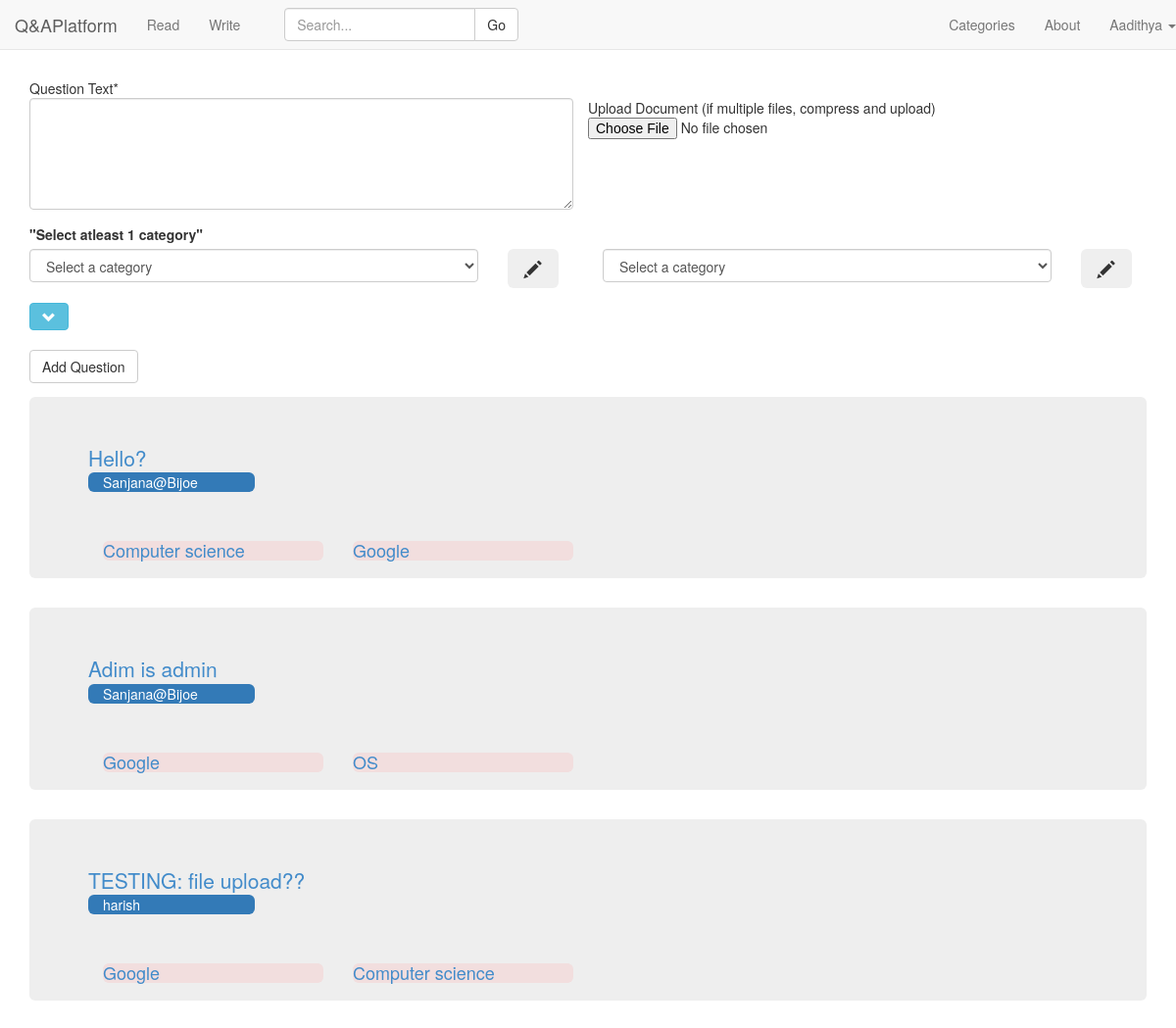
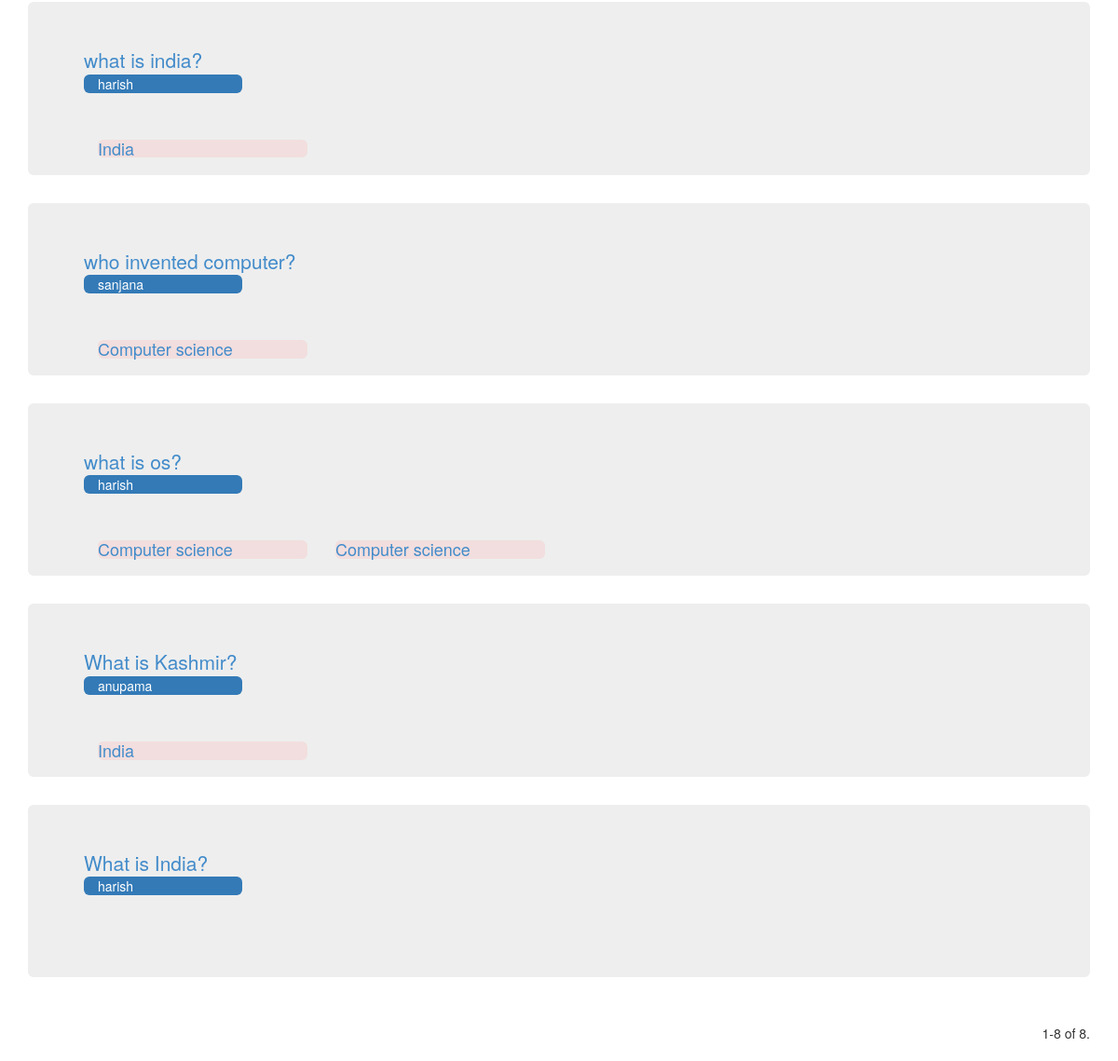
Before: /write/ (signed in) with the older database file (2 pictures, top to bottom).
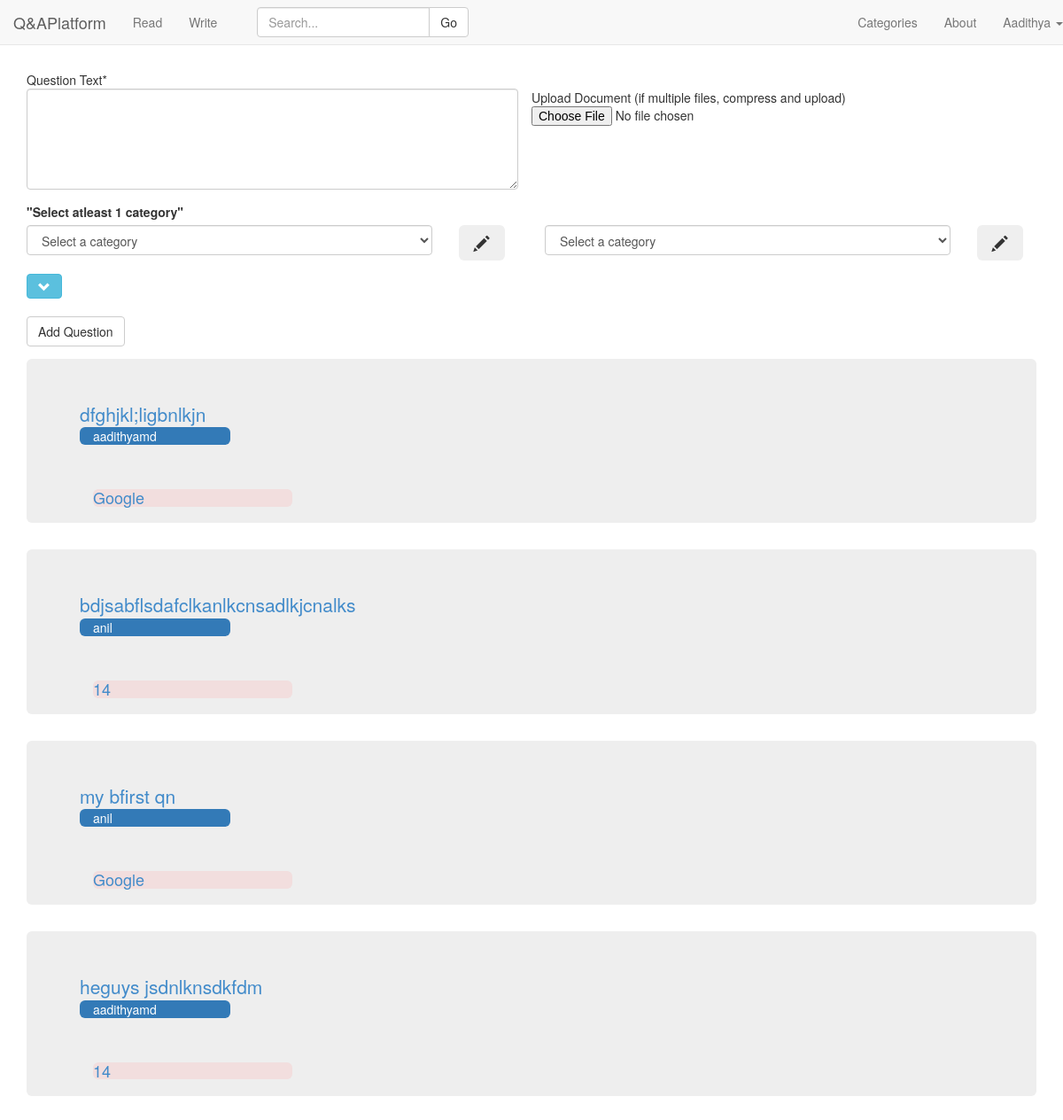
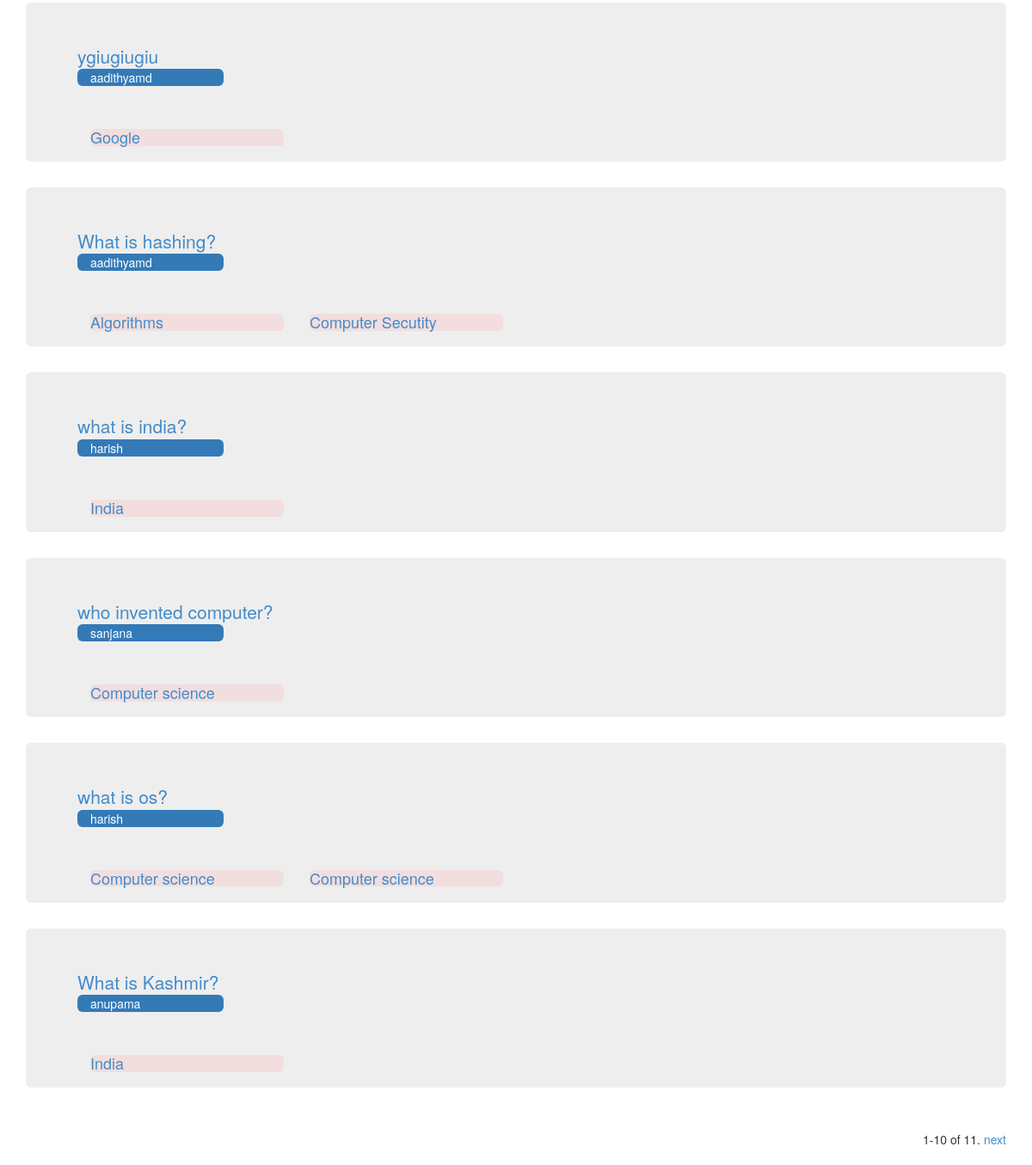
After: the same page with the newer database file (2 pictures, top to bottom).
### QA/models.py (models this page shows, shortened)
class Question(models.Model):
	question_text = models.TextField(blank=False,null=True)
	follow = models.IntegerField(default=0)
	author = models.ForeignKey(Customuser)
	upload = models.FileField(upload_to='uploads/%Y/%m/%d/',blank=True,null=True) #if null is true then NULL is set if no value
	timestamp = models.DateTimeField(auto_now_add=True, auto_now=False)# but in forms, set blank=True,form can be left.
	updated = models.DateTimeField(auto_now_add=False, auto_now=True)
	category1 = models.ForeignKey(Categories,blank=True,null=True,related_name='category1')
	category2 = models.ForeignKey(Categories,blank=True,null=True,related_name='category2')
	category3 = models.ForeignKey(Categories,blank=True,null=True,related_name='category3')
	category4 = models.ForeignKey(Categories,blank=True,null=True,related_name='category4')
	class Meta:
		ordering = ['follow','-timestamp']

class Categories(models.Model):
	categories = models.CharField(max_length=120, blank=False,null=False)
	def __unicode__(self):
		return self.categories

### QA/views.py (the view)
# urls.py: url(r'^write/$',QA.views.listquestions, name='write'),
@login_required
def listquestions(request):
	if request.user.is_superuser:
		return HttpResponseRedirect('/report')
	category_object = []
	staff_status=False
	if request.user.is_staff:
		staff_status=True
	if request.method == 'POST':
		print request.POST
		if request.POST.get("submit","") == "Create Category":
			category = request.POST.get("newcategory","")
			if not Categories.objects.filter(categories = category).exists():
				Categories(categories = category).save()
				category = Categories.objects.get(categories = category)
				return JsonResponse({"category":category.categories,"cid":category.pk}, content_type ="application/json")
			else:
				category = 0
				return HttpResponse({category}, content_type ="application/text")
		form = add_Question_Form(request.POST,request.FILES,)
		category1 = request.POST.get("category1","") ## Dangerous
		category2 = request.POST.get("category2","")
		category3 = request.POST.get("category3","")
		category4 = request.POST.get("category4","")
		for i in {category1,category2,category3,category4}:
			if Categories.objects.filter(categories = i).exists():
				category_object.append(Categories.objects.get(categories = i))
			else:
				C = Categories(categories = i).save()
				category_object.append(C)
		category_object.append(None)
		category_object.append(None)
		category_object.append(None)
		category_object.append(None)
		category_object.append(None)
		form.category1 = category_object[0]
		form.category2 = category_object[1]
		form.category3 = category_object[2]
		form.category4 = category_object[3]
		form.category5 = category_object[4]
		print "the form validity",form.is_valid
		if form.is_valid():
			f = form.save(commit=False)
			f.author=Customuser.objects.get(username=request.user.username)
			f.save()
		return HttpResponseRedirect('/write')
	else:
		form = add_Question_Form()
	qn_list = Question.objects.all()
	qn_count = Question.objects.all().count()
	c = Categories.objects.all()  #change
	MaxQns = 10
	paginator = Paginator(qn_list, MaxQns) # Show MaxQns contacts per page
	page = request.GET.get('page')
	try:
		qns = paginator.page(page)
	except PageNotAnInteger:
		qns = paginator.page(1)
	except EmptyPage:
		qns = paginator.page(paginator.num_pages)
	n1 = (qns.number-1)*MaxQns + 1
	n2 = qns.number*MaxQns
	if n2 > qn_count:
		n2 = qn_count
	context = {
		"staff":staff_status,
		"list":qns,
		"form":form,
		"categorylist":c,
		"qn_count":qn_count,
		"n1":n1,"n2":n2,
	}
	return render(request,"write.html",context)

### QA/forms.py (shortened to what this page needs)
class add_Question_Form(forms.ModelForm): # just a regular form
    question_text = forms.CharField(label=_("question_text"),
        widget=forms.Textarea({'cols': '40', 'rows': '5'}))
    class Meta:
        model = Question
        fields = ['question_text',  'upload',
        'category1','category2',
        'category3','category4']

### QA/models.py (called while the page is built)
	def __str__(self):
		return self.username

### QA/templates/write.html (shortened to what this page needs)
{% extends 'base.html' %}
{% load crispy_forms_tags %}
{% block form_question %}
<div class="container ">
<form method='POST' enctype="multipart/form-data" action=''>
	<div class='row'>
	<div id='qtext' class='form-group col-md-6'>
		Question Text*
		<textarea class="textarea form-control" cols="40" id="id_question_text" name="question_text" rows="5"></textarea>
	</div>
	<br>
	{% if staff %}
	<div>
		Upload Document (if multiple files, compress and upload)
		<input class="clearablefileinput" id="id_upload" name="upload" type="file">
	</div>
	{% endif %}
    </div>
	<label>"Select atleast 1 category"</label>
	<div class='row'>
	<div class='form-group col-md-5' align="left">
		<select class="select form-control" id="id_category1" name="category1">
			<option value="0" selected="selected">Select a category</option>
		</select>
	</div>
	<div class='form-group col-md-1'>
		<button type="button" class="btn btn-lg" data-toggle="modal" data-target=".bs-example-modal-sm">
		<span class="glyphicon glyphicon-pencil" aria-hidden="true"></span>
	</button>
	</div>
	<div class='form-group col-md-5' align="left">
		<select class="select form-control" id="id_category2"  name="category2">
			<option value="" selected="selected">Select a category</option>
		</select>
	</div>
	<div class='form-group col-md-1'>
		<button type="button" class="btn btn-lg" data-toggle="modal" data-target=".bs-example-modal-sm">
		<span class="glyphicon glyphicon-pencil" aria-hidden="true"></span>
		</button>
	</div>
	</div>
<button type="button" class="btn btn-info" data-toggle="collapse" data-target="#default-hidden-row">
<span class="glyphicon glyphicon-chevron-down" aria-hidden="true"></span>
</button>
<br><br>
<input class='btn btn-default' type='submit' value='Add Question'/>
</form>
</div>
{% endblock %}
{% block question_container %}
{% for i in list %}
<div class="container">
	<div class="jumbotron">
		<a class="lead" href="{{i.pk}}">{{i.question_text}}<br></a>
		<div class="col-xs-2 col-sm-2 bg-primary img-rounded word-wrap">
	    {{i.author}}
	    </div>
	    <div>
	    	<br><br><br>
{% if i.category1 != None %}
<div class="col-xs-3 ">
      <h4 class="bg-danger img-rounded word-wrap"><a href="/categories/{{i.category1.pk}}">{{i.category1}}</a></h4>
    </div>
{% endif%}
{% if i.category2 != None %}
<div class="col-xs-3 ">
      <h4 class="bg-danger img-rounded word-wrap"><a href="/categories/{{i.category2.pk}}">{{i.category2}}</a></h4>
    </div>
{% endif%}
</div>
	</div>
</div>
{% endfor %}
{% endblock %}
{% block read_container %}
<div class="container text-right">
<div class="pagination">
    <span class="step-links">
        <span class="current">
            {{ n1 }}-{{ n2 }} of {{ qn_count }}.
        </span>
        {% if list.has_next %}
            <a href="?page={{ list.next_page_number }}">next</a>
        {% endif %}
    </span>
</div>
</div>
{% endblock %}

Changed rows visible on the page:
removed Question: question_text "Hello?", author "Sanjana@Bijoe", category1 "Computer science", category2 "Google"
removed Question: question_text "Adim is admin", author "Sanjana@Bijoe", category1 "Google", category2 "OS"
removed Question: question_text "TESTING: file upload??", author "harish", category1 "Google", category2 "Computer science"
no longer on this page (row unchanged): Question: question_text "What is India?", author "harish"
added Question: question_text "dfghjkl;ligbnlkjn", author "aadithyamd", category1 "Google"
added Question: question_text "bdjsabflsdafclkanlkcnsadlkjcnalks", author "anil", category1 "14"
added Question: question_text "my bfirst qn", author "anil", category1 "Google"
added Question: question_text "heguys jsdnlknsdkfdm", author "aadithyamd", category1 "14"
added Question: question_text "ygiugiugiu", author "aadithyamd", category1 "Google"
added Question: question_text "What is hashing?", author "aadithyamd", category1 "Algorithms", category2 "Computer Secutity"
Other visible differences:
{{ n2 }}: "8" → "10"
{{ qn_count }}: "8" → "11"
text now shown: "next"
